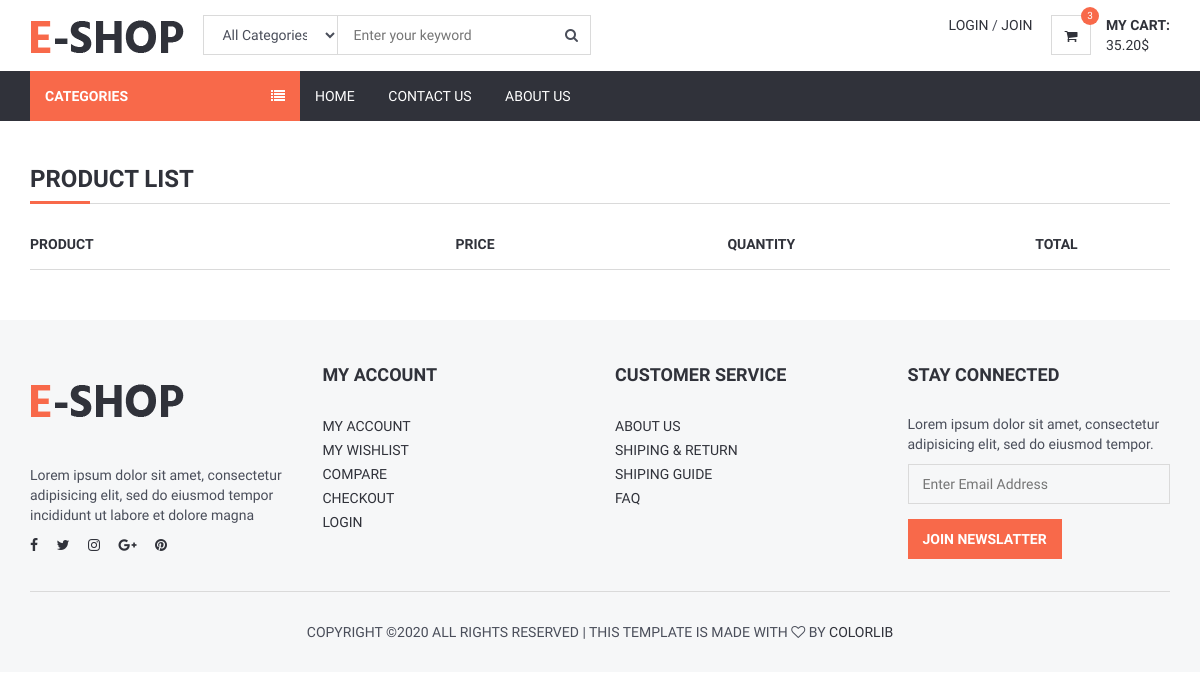
The app's page /category/7/apple, older data.
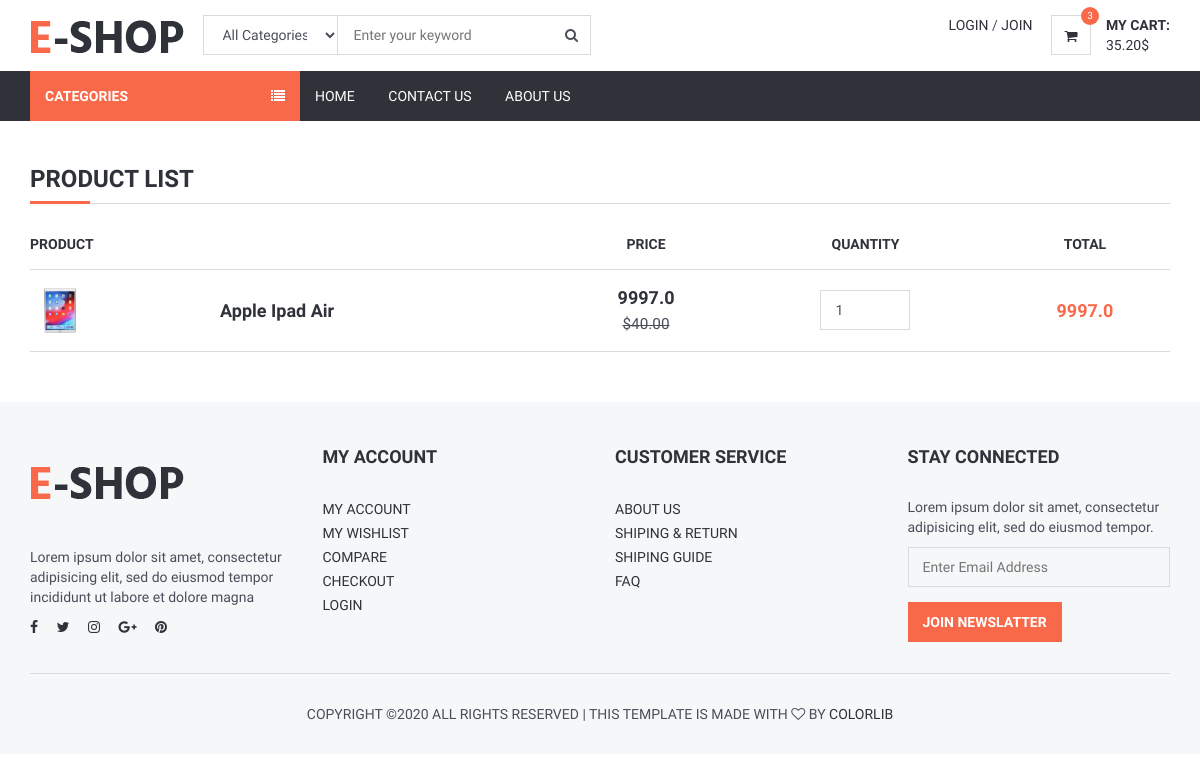
The same page, newer data.
### products/models.py (models this page shows, shortened)
class Products(models.Model):
    STATUS=(
        ('True','True'),
        ('False','False')
    )
    title=models.CharField(max_length=30)
    category=models.ForeignKey(Category,on_delete=models.CASCADE)
    keywords=models.CharField(max_length=225)
    description=models.CharField(max_length=225)
    image=models.ImageField(blank=True,upload_to='images/')
    status=models.CharField(max_length=10,choices=STATUS)
    slug=models.SlugField(null=False,unique=True)
    parent=models.ForeignKey('self',blank=True,null=True,related_name='children',on_delete=models.CASCADE)
    create_at=models.DateTimeField(auto_now_add=True)
    update_at=models.DateTimeField(auto_now=True)
    details=RichTextUploadingField()
    amount=models.IntegerField(default=0)
    price=models.FloatField()
    image_tag_short_description='Image'

### home/views.py (the view)
# urls.py: path('category/<int:id>/<slug:slug>',views.category_products,name='category_products'),
def category_products(request,id,slug):
    products=Products.objects.filter(category_id=id)
    category=Category.objects.all()
    context={
        'category':category,
        'products':products
        }
    return render(request,'category_products.html',context)

### home/templates/category_products.html (shortened to what this page needs)
{% extends 'home.html' %}
{% load i18n %}
{% block sidebar %} {% include 'sidebar.html' %} {% endblock %}
{% block body %}
{% load static%}
<div class="section">
	<div class="container">
		<div class="row">
				<div class="col-md-12">
					<div class="order-summary clearfix">
						<div class="section-title">
							<h3 class="title">Product List</h3>
						</div>
						<table class="shopping-cart-table table">
							<thead>
								<tr>
									<th>Product</th>
									<th></th>
									<th class="text-center">Price</th>
									<th class="text-center">Quantity</th>
									<th class="text-center">Total</th>
								</tr>
							</thead>
							<tbody>
								{% for rs in products %}
								<tr>
									<td class="thumb">
										<img src="{{rs.image.url}}" alt=""></td>
									<td class="details">
										<a href="/product/{{rs.id}}/{{rs.slug}}">{{rs.title}}</a>
									</td>
									<td class="price text-center"><strong>{{rs.price}}</strong><br><del class="font-weak"><small>$40.00</small></del></td>
									<td class="qty text-center"><input class="input" type="number" value="1"></td>
									<td class="total text-center"><strong class="primary-color">{{rs.price}}</strong></td>
								</tr>
								{%endfor%}
							</tbody>
						</table>
					</div>
				</div>
		</div>
	</div>
</div>
{% endblock %}

### home/templates/home.html (shortened to what this page needs)
{% load i18n %}
<!DOCTYPE html>
<html lang="{{ LANGUAGE_CODE }}">
<head>
    {% load static %}
    <link type="text/css" rel="stylesheet" href="{% static '' %}css/bootstrap.min.css" />
    <link type="text/css" rel="stylesheet" href="{% static 'css/slick.css' %}" />
    <link type="text/css" rel="stylesheet" href="{% static '' %}css/slick-theme.css" />
    <link type="text/css" rel="stylesheet" href="{% static '' %}css/nouislider.min.css" />
    <link rel="stylesheet" href="{% static '' %}css/font-awesome.min.css">
    <link type="text/css" rel="stylesheet" href="{% static '' %}css/style.css" />
    <link rel="stylesheet" href="https://ajax.googleapis.com/ajax/libs/jqueryui/1.11.4/themes/smoothness/jquery-ui.css">
</head>
<body>
{% include 'header.html' %}
{% block sidebar %} {% endblock %}
{% block body %} {% endblock %}
{% include 'footer.html' %}
</body>
</html>

### home/templates/header.html (shortened to what this page needs)
{% load static %}
<header>
	<div id="header">
		<div class="container">
			<div class="pull-left">
				<div class="header-logo">
					<a href="/home" class="logo" href="#">
						<img src="{% static '' %}img/logo.png" alt="">
					</a>
				</div>
				<div class="header-search">
					<form action="/search/" method="POST">
						<input id='query' name='query' class="input search-input" type="text"
							placeholder="Enter your keyword">
						<select name='catid' class="input search-categories">
							<option value="0">All Categories</option>
							{% load mptt_tags%}
						</select>
						<button class="search-btn"><i class="fa fa-search"></i></button>
					</form>
				</div>
			</div>
			<div class="pull-right">
				<ul class="header-btns">
					<li class="header-account dropdown default-dropdown">
						{% if user.id is not None %}
						<div class="dropdown-toggle" role="button" data-toggle="dropdown" aria-expanded="true">
							<div class="header-btns-icon">
								<img src="{{request.session.userimage}}" style="height: 40px; border-radius: 30%">
							</div>
							<strong class="text-uppercase">{{user.first_name}}<i class="fa fa-caret-down"></i></strong>
						</div>
						{% else %}
						<a href="/user/login" class="text-uppercase">Login</a> / <a href="/user/signup"
							class="text-uppercase">Join</a>
						{% endif %}
					</li>
					<li class="header-cart dropdown default-dropdown">
						<a href="/order/shopcart">
							<div class="header-btns-icon">
								<i class="fa fa-shopping-cart"></i>
								<span class="qty">3</span>
							</div>
							<strong class="text-uppercase">My Cart:</strong>
							<br>
							<span>35.20$</span>
						</a>
					</li>
				</ul>
			</div>
		</div>
	</div>
</header>

### home/templates/sidebar.html (shortened to what this page needs)
{%load static%}
{% load mptt_tags %}
<div id="navigation">
    <div class="container">
        <div id="responsive-nav">
            {% if page %}
                <div class="category-nav">
            {% else %}
                <div class="category-nav show-on-click">
            {% endif %}
                <span class="category-header">Categories <i class="fa fa-list"></i></span>
            </div>
            <div class="menu-nav">
                <ul class="menu-list">
                    <li><a href="/home">Home</a></li>
                    <li><a href="/contact">Contact Us</a></li>
                    <li><a href="/about">About Us</a></li>
                </ul>
            </div>
        </div>
    </div>
</div>

### home/templates/footer.html (shortened to what this page needs)
{% load static%}
<footer id="footer" class="section section-grey">
    <div class="container">
        <div class="row">
            <div class="col-md-3 col-sm-6 col-xs-6">
                <div class="footer">
                    <div class="footer-logo">
                        <a class="logo" href="#">
                <img src="{% static ''%}img/logo.png" alt="">
              </a>
                    </div>
                    <p>Lorem ipsum dolor sit amet, consectetur adipisicing elit, sed do eiusmod tempor incididunt ut labore et dolore magna</p>
                    <ul class="footer-social">
                        <li><a href="#"><i class="fa fa-facebook"></i></a></li>
                        <li><a href="#"><i class="fa fa-twitter"></i></a></li>
                        <li><a href="#"><i class="fa fa-instagram"></i></a></li>
                        <li><a href="#"><i class="fa fa-google-plus"></i></a></li>
                        <li><a href="#"><i class="fa fa-pinterest"></i></a></li>
                    </ul>
                </div>
            </div>
            <div class="col-md-3 col-sm-6 col-xs-6">
                <div class="footer">
                    <h3 class="footer-header">My Account</h3>
                    <ul class="list-links">
                        <li><a href="#">My Account</a></li>
                        <li><a href="#">My Wishlist</a></li>
                        <li><a href="#">Compare</a></li>
                        <li><a href="#">Checkout</a></li>
                        <li><a href="#">Login</a></li>
                    </ul>
                </div>
            </div>
            <div class="col-md-3 col-sm-6 col-xs-6">
                <div class="footer">
                    <h3 class="footer-header">Customer Service</h3>
                    <ul class="list-links">
                        <li><a href="#">About Us</a></li>
                        <li><a href="#">Shiping & Return</a></li>
                        <li><a href="#">Shiping Guide</a></li>
                        <li><a href="#">FAQ</a></li>
                    </ul>
                </div>
            </div>
            <div class="col-md-3 col-sm-6 col-xs-6">
                <div class="footer">
                    <h3 class="footer-header">Stay Connected</h3>
                    <p>Lorem ipsum dolor sit amet, consectetur adipisicing elit, sed do eiusmod tempor.</p>
                    <form>
                        <div class="form-group">
                            <input class="input" placeholder="Enter Email Address">
                        </div>
                        <button class="primary-btn">Join Newslatter</button>
                    </form>
                </div>
            </div>
        </div>
        <hr>
        <div class="row">
            <div class="col-md-8 col-md-offset-2 text-center">
                <div class="footer-copyright">
                    Copyright &copy;<script>document.write(new Date().getFullYear());</script> All rights reserved | This template is made with <i class="fa fa-heart-o" aria-hidden="true"></i> by <a href="https://colorlib.com" target="_blank">Colorlib</a>
                </div>
            </div>
        </div>
    </div>
</footer>

Row changes from the older to the newer data that the page shows:
added Products: image (picture), title "Apple Ipad Air", price "9997.0"
